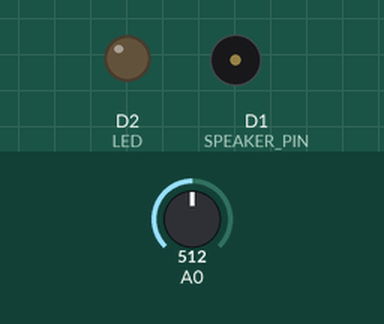
Recording of a sketch running on a simulated ESP8266 (NodeMCU). On the bench: output pins drawn as LEDs (lit = HIGH), buzzer (waves = sounding, pin HIGH). The test bench sets the inputs (shaded band); at power-on: A0 = 512. WiFi joins after 1.5 s; servers stay silent unless stated; the Firebase database answers and starts empty; what the sketch prints to the serial monitor is not drawn.

Above: at 1.65 s.
Timing chart, 0 to 3.3 s (numbered marks = the images above):
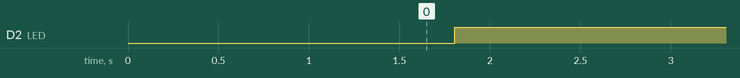

Measured:
- by itself, D2 (LED): LOW → HIGH at 1.8 s

The sketch:

Khoi_do_khoi.ino
```cpp
#include <ESP8266WiFi.h>
#include <WiFiUdp.h>
#include <WiFiManager.h>
#include <FirebaseESP8266.h>
#define FIREBASE_HOST "smart-home-8c38a-default-rtdb.firebaseio.com"
#define FIREBASE_AUTH "aW0tmhbIFkfcdxufW4Mx7nz7vhj4mUuxy0Po0Vtm"

const char* ssid = "...";
const char* password = "thinh321";
const IPAddress serverIP(172, 20, 10, 3);
const int serverPort = 20001;

uint8_t macAddress[6] = { 0x00, 0x01, 0x02, 0x03, 0x04, 0x05 };
IPAddress ip(172, 20, 10, 5);
IPAddress subnet(255, 255, 255, 240);
IPAddress gateway(172, 20, 10, 1);

WiFiUDP udpClient;
FirebaseData firebaseData;
const int readDelay = 200;
WiFiManager wifiManager;
float CO_Value;
const int SPEAKER_PIN = D1;
int THRESHOLD = 100;
const int LED = D2;
String canhBao;

void setup() {
  Serial.begin(9600);
  WiFi.softAPmacAddress(macAddress);
  wifiManager.autoConnect("ESP8266_2", "password");
  Serial.println("Connected to WiFi.");
  WiFi.config(ip, gateway, subnet);
  pinMode(SPEAKER_PIN, OUTPUT);
  pinMode(LED, OUTPUT);
  udpClient.beginPacket(serverIP, serverPort);
  Firebase.begin(FIREBASE_HOST, FIREBASE_AUTH);
  digitalWrite(LED, LOW);
}

void loop() {
  struct SensorData {
  int sensorId;
  int sensorValue;
  };
  int val = analogRead(A0);
  float voltage = val * (3.3 / 1023.0);
  CO_Value = (voltage - 0.4) * 10 / 0.6;
  SensorData smokeData = {1, CO_Value};
  Serial.print("Giá trị CO: ");
  Serial.print(CO_Value);
  Serial.println(" ppm");
  Firebase.getString(firebaseData, "/G1/A1/Canh bao");
  canhBao = firebaseData.stringData();
  Serial.print("Canh bao: ");
  Serial.println(canhBao);
  Firebase.getInt(firebaseData, "/G1/A1/CO threshold");
  THRESHOLD = firebaseData.intData();
  Serial.print("THRESHOLD: ");
  Serial.println(THRESHOLD);
  if ((CO_Value > THRESHOLD)&&(canhBao == "ON")) {
    digitalWrite(SPEAKER_PIN, HIGH);
    Serial.print("SPEAKER_PIN: ON ");
  } else {
    digitalWrite(SPEAKER_PIN, LOW);
  }
  udpClient.beginPacket(serverIP, serverPort);
  udpClient.write((uint8_t*)&smokeData, sizeof(smokeData));
  udpClient.endPacket();
  digitalWrite(LED, ~digitalRead(LED));
  delay(5000);
}
```
